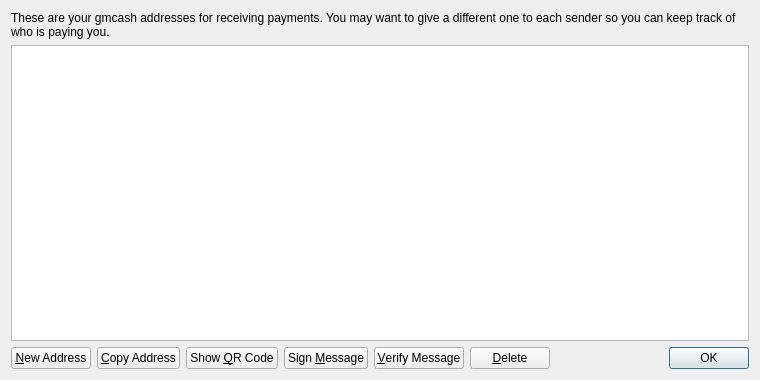
<?xml version="1.0" encoding="UTF-8"?>
<ui version="4.0">
 <class>AddressBookPage</class>
 <widget class="QWidget" name="AddressBookPage">
  <property name="geometry">
   <rect>
    <x>0</x>
    <y>0</y>
    <width>760</width>
    <height>380</height>
   </rect>
  </property>
  <property name="windowTitle">
   <string>Address Book</string>
  </property>
  <layout class="QVBoxLayout" name="verticalLayout">
   <item>
    <widget class="QLabel" name="labelExplanation">
     <property name="text">
      <string>These are your gmcash addresses for receiving payments. You may want to give a different one to each sender so you can keep track of who is paying you.</string>
     </property>
     <property name="textFormat">
      <enum>Qt::PlainText</enum>
     </property>
     <property name="wordWrap">
      <bool>true</bool>
     </property>
    </widget>
   </item>
   <item>
    <widget class="QTableView" name="tableView">
     <property name="contextMenuPolicy">
      <enum>Qt::CustomContextMenu</enum>
     </property>
     <property name="toolTip">
      <string>Double-click to edit address or label</string>
     </property>
     <property name="tabKeyNavigation">
      <bool>false</bool>
     </property>
     <property name="alternatingRowColors">
      <bool>true</bool>
     </property>
     <property name="selectionMode">
      <enum>QAbstractItemView::SingleSelection</enum>
     </property>
     <property name="selectionBehavior">
      <enum>QAbstractItemView::SelectRows</enum>
     </property>
     <property name="sortingEnabled">
      <bool>true</bool>
     </property>
     <attribute name="verticalHeaderVisible">
      <bool>false</bool>
     </attribute>
    </widget>
   </item>
   <item>
    <layout class="QHBoxLayout" name="horizontalLayout">
     <item>
      <widget class="QPushButton" name="newAddressButton">
       <property name="toolTip">
        <string>Create a new address</string>
       </property>
       <property name="text">
        <string>&amp;New Address</string>
       </property>
       <property name="icon">
        <iconset resource="../bitcoin.qrc">
         <normaloff>:/icons/add</normaloff>:/icons/add</iconset>
       </property>
      </widget>
     </item>
     <item>
      <widget class="QPushButton" name="copyToClipboard">
       <property name="toolTip">
        <string>Copy the currently selected address to the system clipboard</string>
       </property>
       <property name="text">
        <string>&amp;Copy Address</string>
       </property>
       <property name="icon">
        <iconset resource="../bitcoin.qrc">
         <normaloff>:/icons/editcopy</normaloff>:/icons/editcopy</iconset>
       </property>
      </widget>
     </item>
     <item>
      <widget class="QPushButton" name="showQRCode">
       <property name="text">
        <string>Show &amp;QR Code</string>
       </property>
       <property name="icon">
        <iconset resource="../bitcoin.qrc">
         <normaloff>:/icons/qrcode</normaloff>:/icons/qrcode</iconset>
       </property>
      </widget>
     </item>
     <item>
      <widget class="QPushButton" name="signMessage">
       <property name="toolTip">
        <string>Sign a message to prove you own a gmcash address</string>
       </property>
       <property name="text">
        <string>Sign &amp;Message</string>
       </property>
       <property name="icon">
        <iconset resource="../bitcoin.qrc">
         <normaloff>:/icons/edit</normaloff>:/icons/edit</iconset>
       </property>
      </widget>
     </item>
     <item>
      <widget class="QPushButton" name="verifyMessage">
       <property name="toolTip">
        <string>Verify a message to ensure it was signed with a specified gmcash address</string>
       </property>
       <property name="text">
        <string>&amp;Verify Message</string>
       </property>
       <property name="icon">
        <iconset resource="../bitcoin.qrc">
         <normaloff>:/icons/transaction_0</normaloff>:/icons/transaction_0</iconset>
       </property>
      </widget>
     </item>
     <item>
      <widget class="QPushButton" name="deleteButton">
       <property name="toolTip">
        <string>Delete the currently selected address from the list</string>
       </property>
       <property name="text">
        <string>&amp;Delete</string>
       </property>
       <property name="icon">
        <iconset resource="../bitcoin.qrc">
         <normaloff>:/icons/remove</normaloff>:/icons/remove</iconset>
       </property>
      </widget>
     </item>
     <item>
      <spacer name="horizontalSpacer">
       <property name="orientation">
        <enum>Qt::Horizontal</enum>
       </property>
       <property name="sizeHint" stdset="0">
        <size>
         <width>40</width>
         <height>20</height>
        </size>
       </property>
      </spacer>
     </item>
     <item>
      <widget class="QDialogButtonBox" name="buttonBox">
       <property name="sizePolicy">
        <sizepolicy hsizetype="Maximum" vsizetype="Fixed">
         <horstretch>0</horstretch>
         <verstretch>0</verstretch>
        </sizepolicy>
       </property>
       <property name="standardButtons">
        <set>QDialogButtonBox::Ok</set>
       </property>
      </widget>
     </item>
    </layout>
   </item>
  </layout>
 </widget>
 <resources>
  <include location="../bitcoin.qrc"/>
 </resources>
 <connections/>
</ui>
